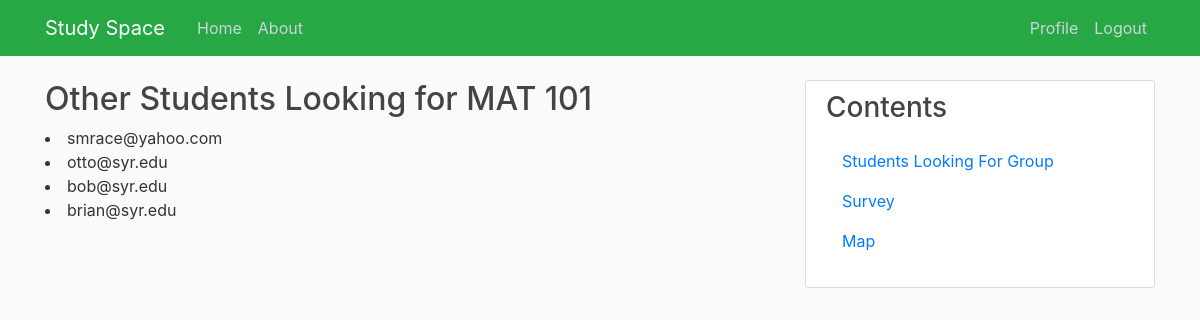
Page /findGroup (signed in) on the earlier database version.
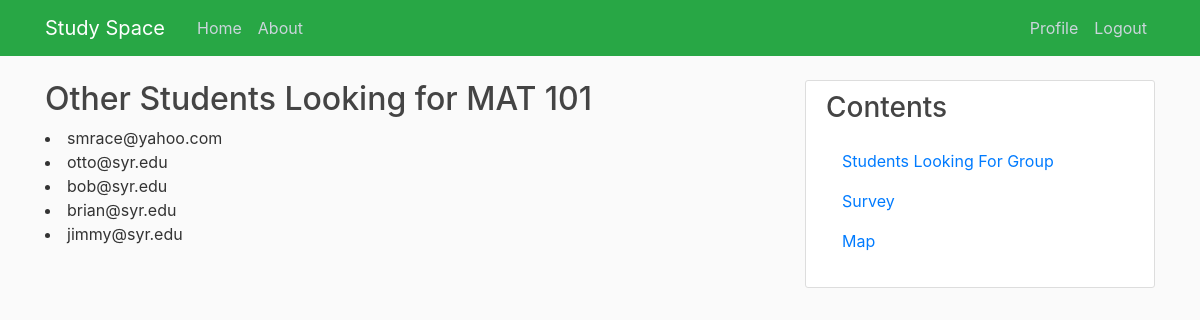
Same page on the later database version.
### studyspace/database.py (models this page shows, shortened)
class User(db.Model, UserMixin):
    id = db.Column(db.Integer, primary_key=True)
    first = db.Column(db.String(20), nullable=False, default='Student First Name')
    last = db.Column(db.String(20), nullable=False, default='Student Last Name')
    emailAddress = db.Column(db.String(75), unique=True, nullable=False)
    password = db.Column(db.String(40), nullable=False)
    major = db.Column(db.String(40), nullable=False, default='Computer Science')
    study = db.Column(db.String(40), nullable=False, default='MAT 101')
    groups = db.relationship('Group', backref='groupName', lazy=True)
    reservation = db.relationship('Reservation', backref='reservationUser', lazy=True)

### studyspace/routes.py (the view)
@app.route("/findGroup")
@login_required
def findGroup():
    myUser = User.query.all()
    return render_template('findGroup.html', title='Find Group', myUser=myUser)

### studyspace/database.py (called while the page is built)
@login_manager.user_loader
def load_user(user_id):
    return User.query.get(int(user_id))

### studyspace/templates/findGroup.html
{% extends "layout.html" %}
{% block content %}
    <h2>Other Students Looking for {{current_user.study}} </h2>
    {% for user in myUser %}
        {% if user.study == current_user.study %}
            {% if user.emailAddress != current_user.emailAddress %}
                <li>{{user.emailAddress}}</li>
            {% endif %}
        {% endif %}
    {% endfor %}
{% endblock content %}

Differences in the rows shown:
added User: emailAddress "jimmy@syr.edu"
